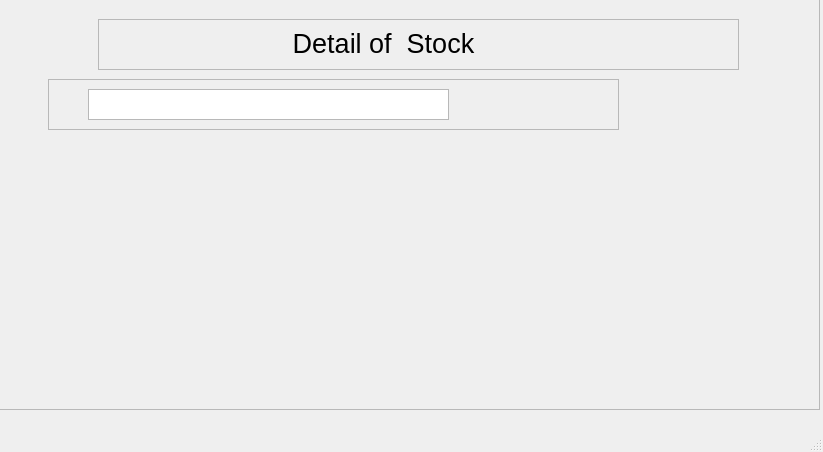
<?xml version="1.0" encoding="UTF-8"?>
<ui version="4.0">
 <class>MainWindow</class>
 <widget class="QMainWindow" name="MainWindow">
  <property name="geometry">
   <rect>
    <x>0</x>
    <y>0</y>
    <width>823</width>
    <height>452</height>
   </rect>
  </property>
  <property name="windowTitle">
   <string>MainWindow</string>
  </property>
  <widget class="QWidget" name="centralwidget">
   <widget class="QFrame" name="frame">
    <property name="geometry">
     <rect>
      <x>-1</x>
      <y>-1</y>
      <width>821</width>
      <height>411</height>
     </rect>
    </property>
    <property name="font">
     <font>
      <pointsize>12</pointsize>
     </font>
    </property>
    <property name="frameShape">
     <enum>QFrame::StyledPanel</enum>
    </property>
    <property name="frameShadow">
     <enum>QFrame::Raised</enum>
    </property>
    <widget class="QFrame" name="frame_2">
     <property name="geometry">
      <rect>
       <x>99</x>
       <y>20</y>
       <width>641</width>
       <height>51</height>
      </rect>
     </property>
     <property name="frameShape">
      <enum>QFrame::StyledPanel</enum>
     </property>
     <property name="frameShadow">
      <enum>QFrame::Raised</enum>
     </property>
     <widget class="QLabel" name="label">
      <property name="geometry">
       <rect>
        <x>190</x>
        <y>9</y>
        <width>191</width>
        <height>31</height>
       </rect>
      </property>
      <property name="font">
       <font>
        <pointsize>20</pointsize>
       </font>
      </property>
      <property name="text">
       <string>Detail of  Stock</string>
      </property>
      <property name="alignment">
       <set>Qt::AlignCenter</set>
      </property>
     </widget>
    </widget>
    <widget class="QFrame" name="frame_3">
     <property name="geometry">
      <rect>
       <x>49</x>
       <y>80</y>
       <width>571</width>
       <height>51</height>
      </rect>
     </property>
     <property name="frameShape">
      <enum>QFrame::StyledPanel</enum>
     </property>
     <property name="frameShadow">
      <enum>QFrame::Raised</enum>
     </property>
     <widget class="QTextEdit" name="textEdit">
      <property name="geometry">
       <rect>
        <x>40</x>
        <y>10</y>
        <width>361</width>
        <height>31</height>
       </rect>
      </property>
      <property name="font">
       <font>
        <pointsize>12</pointsize>
       </font>
      </property>
      <property name="html">
       <string>&lt;!DOCTYPE HTML PUBLIC &quot;-//W3C//DTD HTML 4.0//EN&quot; &quot;http://www.w3.org/TR/REC-html40/strict.dtd&quot;&gt;
&lt;html&gt;&lt;head&gt;&lt;meta name=&quot;qrichtext&quot; content=&quot;1&quot; /&gt;&lt;style type=&quot;text/css&quot;&gt;
p, li { white-space: pre-wrap; }
&lt;/style&gt;&lt;/head&gt;&lt;body style=&quot; font-family:'MS Shell Dlg 2'; font-size:12pt; font-weight:400; font-style:normal;&quot;&gt;
&lt;p style=&quot;-qt-paragraph-type:empty; margin-top:0px; margin-bottom:0px; margin-left:0px; margin-right:0px; -qt-block-indent:0; text-indent:0px; font-size:8.25pt;&quot;&gt;&lt;br /&gt;&lt;/p&gt;&lt;/body&gt;&lt;/html&gt;</string>
      </property>
     </widget>
    </widget>
   </widget>
  </widget>
  <widget class="QMenuBar" name="menubar">
   <property name="geometry">
    <rect>
     <x>0</x>
     <y>0</y>
     <width>823</width>
     <height>21</height>
    </rect>
   </property>
  </widget>
  <widget class="QStatusBar" name="statusbar"/>
 </widget>
 <resources/>
 <connections/>
</ui>
